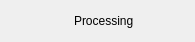
<?xml version="1.0" encoding="UTF-8"?>
<ui version="4.0">
 <class>Dialog</class>
 <widget class="QDialog" name="Dialog">
  <property name="geometry">
   <rect>
    <x>0</x>
    <y>0</y>
    <width>195</width>
    <height>40</height>
   </rect>
  </property>
  <property name="windowTitle">
   <string>Dialog</string>
  </property>
  <layout class="QGridLayout" name="gridLayout">
   <item row="0" column="0">
    <layout class="QHBoxLayout" name="horizontalLayout">
     <item>
      <spacer name="horizontalSpacer">
       <property name="orientation">
        <enum>Qt::Horizontal</enum>
       </property>
       <property name="sizeHint" stdset="0">
        <size>
         <width>40</width>
         <height>20</height>
        </size>
       </property>
      </spacer>
     </item>
     <item>
      <widget class="QLabel" name="label_Animated">
       <property name="sizePolicy">
        <sizepolicy hsizetype="Preferred" vsizetype="Preferred">
         <horstretch>0</horstretch>
         <verstretch>0</verstretch>
        </sizepolicy>
       </property>
       <property name="text">
        <string/>
       </property>
       <property name="scaledContents">
        <bool>false</bool>
       </property>
      </widget>
     </item>
     <item>
      <widget class="QLabel" name="label_StatusText">
       <property name="text">
        <string>Processing</string>
       </property>
      </widget>
     </item>
     <item>
      <spacer name="horizontalSpacer_2">
       <property name="orientation">
        <enum>Qt::Horizontal</enum>
       </property>
       <property name="sizeHint" stdset="0">
        <size>
         <width>40</width>
         <height>20</height>
        </size>
       </property>
      </spacer>
     </item>
    </layout>
   </item>
  </layout>
 </widget>
 <resources/>
 <connections/>
</ui>
